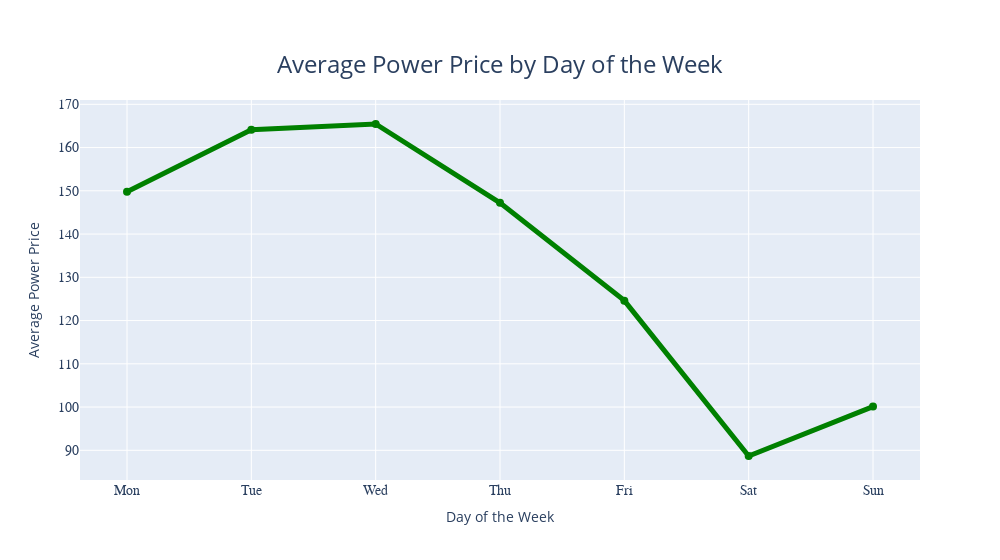

Notebook cell for this chart:
### Code cell
import plotly.graph_objects as go

# Filter the data for the year 2021 and beyond
data_gt_2021 = df[df.index.year >= 2021]

# Calculate the average power price for each day of the week
average_price = data_gt_2021.groupby(data_gt_2021.index.dayofweek)['price'].mean()

# Define the days of the week
days_of_week = ['Mon', 'Tue', 'Wed', 'Thu', 'Fri', 'Sat', 'Sun']

# Create the plotly figure
fig = go.Figure()

# Add a scatter trace for the average power price
fig.add_trace(go.Scatter(
    x=days_of_week,
    y=average_price,
    mode='markers+lines',
    marker=dict(symbol='circle', size=8, color='green'),  # Set marker color to green
    line=dict(color='green', width=5),  # Set line color to green and increase line width
    name='Average Power Price'
))

# Update layout
fig.update_layout(
    xaxis=dict(
        title='Day of the Week',
        tickmode='array',
        tickvals=list(range(7)),
        ticktext=days_of_week,
        tickfont=dict(size=14, family='Arial, bold')  # Bold and increased size for x-axis tick labels
    ),
    yaxis=dict(
        title='Average Power Price',
        tickfont=dict(size=14, family='Arial, bold')  # Bold and increased size for y-axis tick labels
    ),
    showlegend=False,
    title={
        'text': 'Average Power Price by Day of the Week',
        'x': 0.5,  # Center the title
        'y': 0.9,  # Increase the y position for title size
        'xanchor': 'center',  # Center the title horizontally
        'yanchor': 'top',  # Anchor the title from the top
        'font': dict(size=24)  # Increase the title font size
    },
    width=1000  # Decrease the width of the plot
)

# Show the plot
fig.show()

### Figure 1 — Plotly figure (JSON) as saved in the notebook; plotly's stock layout.template omitted (floating-point values rounded to 4 significant figures)
{"data": [{"line": {"color": "green", "width": 5}, "marker": {"color": "green", "size": 8, "symbol": "circle"}, "mode": "markers+lines", "name": "Average Power Price", "type": "scatter", "x": ["Mon", "Tue", "Wed", "Thu", "Fri", "Sat", "Sun"], "y": [149.8, 164.1, 165.4, 147.2, 124.6, 88.69, 100.1]}], "layout": {"showlegend": false, "title": {"font": {"size": 24}, "text": "Average Power Price by Day of the Week", "x": 0.5, "xanchor": "center", "y": 0.9, "yanchor": "top"}, "width": 1000, "xaxis": {"tickfont": {"family": "Arial, bold", "size": 14}, "tickmode": "array", "ticktext": ["Mon", "Tue", "Wed", "Thu", "Fri", "Sat", "Sun"], "tickvals": [0, 1, 2, 3, 4, 5, 6], "title": {"text": "Day of the Week"}}, "yaxis": {"tickfont": {"family": "Arial, bold", "size": 14}, "title": {"text": "Average Power Price"}}}}
